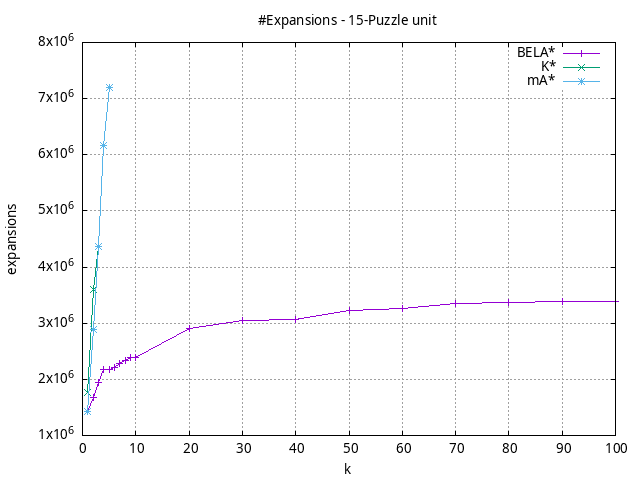

The gnuplot source for this figure:
#!/usr/bin/gnuplot
# -*- coding: utf-8 -*-
#
# results/n-puzzle/unit/15/15puzzle.heuristic.expansions.gnuplot
#
# Started on 12/09/2023 19:56:34
# Author: Carlos Linares López
set grid
set xlabel "k"
set ylabel "expansions"

set title "#Expansions - 15-Puzzle unit"

set terminal png enhanced font "Ariel,10"
set output '15puzzle.heuristic.expansions.png'

plot "-" title "BELA*"      with linesp, "-" title "K*"      with linesp, "-" title "mA*"      with linesp

	1 1424234.4
	2 1672167.65
	3 1951506.575
	4 2172058.175
	5 2183909.925
	6 2216361.025
	7 2280452.775
	8 2328218.075
	9 2387405.675
	10 2391232.975
	20 2909560.35
	30 3041468.75
	40 3060866.0
	50 3231294.275
	60 3258095.1
	70 3349538.175
	80 3377115.925
	90 3393359.925
	100 3393442.425
end
	1 1769909.625
	2 3595062.075
	3 4358364.55
end
	1 1424234.4
	2 2896697.55
	3 4361614.5
	4 6173265.75
	5 7205712.475
end
